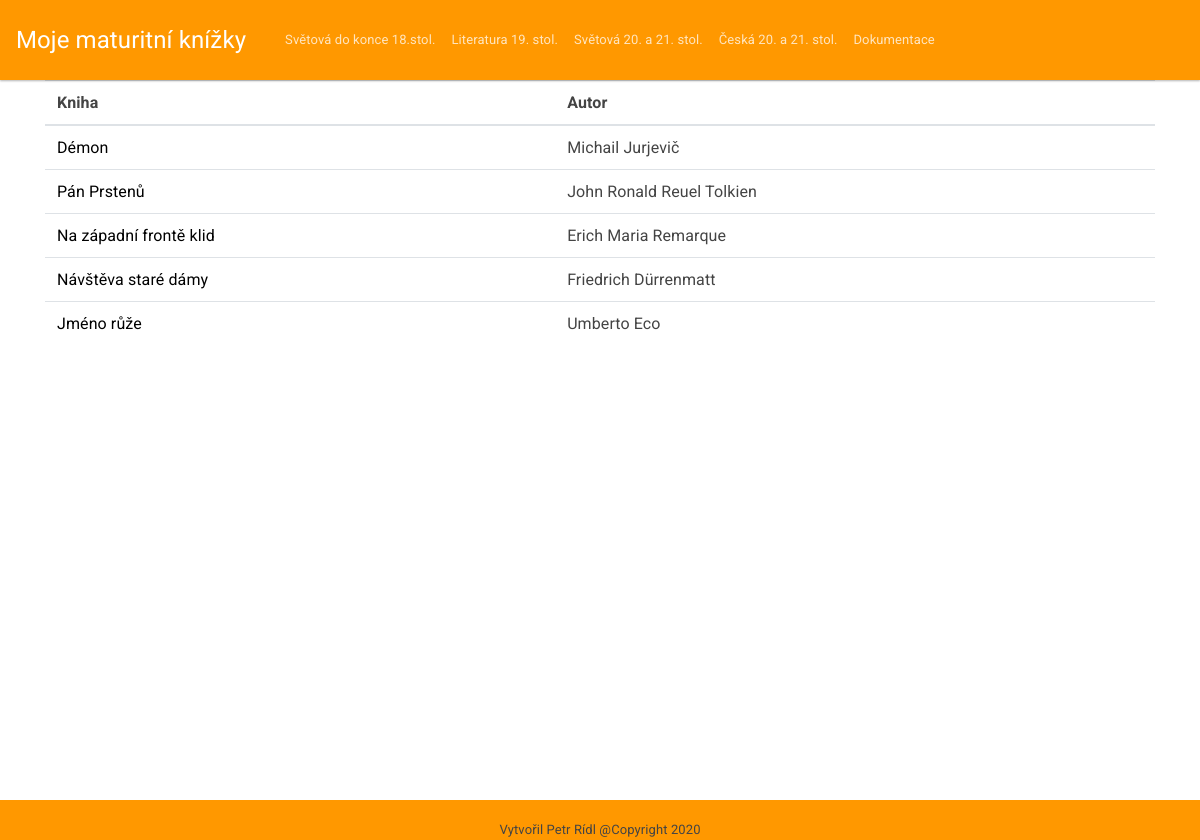
The page /index.php/hlavni_controller/svet20 on the database its author committed.
### tables this page shows
CREATE TABLE `menu` (
  `nazev` varchar(45) NOT NULL,
  `id_menu` int(11) NOT NULL,
  `polozka_menu` varchar(45) NOT NULL
);

CREATE TABLE `knihy` (
  `idknihy` int(11) NOT NULL,
  `nazev_knihy` varchar(45) NOT NULL,
  `autor` varchar(45) NOT NULL,
  `anotace` text NOT NULL,
  `kategorie_id_kategorie` int(11) NOT NULL
);

### application/controllers/hlavni_controller.php (called while the page is built, shortened)
<?php
        class hlavni_controller extends CI_Controller {
            public function svet20()
            {
                $data['polozky'] = $this->hlavni_model->nacteni_menu();
                $data['knihy'] = $this->hlavni_model->svet20();
                $this->load->view('layout/header', $data);
                $this->load->view('content/hlavni_view', $data);
                $this->load->view('layout/footer');
            }
        }
?>

### index.php (called while the page is built, shortened)
<?php
require_once BASEPATH.'core/CodeIgniter.php';

### application/models/hlavni_model.php (called while the page is built, shortened)
<?php
        class hlavni_model extends CI_Model{
            public function nacteni_menu()
            {
                $this->db->select('*');
                $this->db->from('menu');
                $this->db->order_by('id_menu');
                $query = $this->db->get();
                return $query->result();
            }
            public function svet20()
            {
                $this->db->select('*');
                $this->db->from('knihy');
                $this->db->where('kategorie_id_kategorie = 3');
                $query = $this->db->get();
                return $query->result();
            }
        }
 ?>

### application/views/content/hlavni_view.php (the view)
<div class="container obsah">
  <table class="table">
  <thead>
    <tr>
      <th scope="col">Kniha</th>
      <th scope="col">Autor</th>
    </tr>
  </thead>
  <tbody>
     <?php foreach($knihy as $k): ?>
      <tr>
            <td>
              <a style="color: black" href="<?php echo base_url()?><?= $k->idknihy?>">  <?php echo $k->nazev_knihy;?></a>
            </td>
            <td>
                <?php echo $k->autor; ?>
            </td>
    </tr>
  <?php endforeach; ?>
  </tbody>
</table>
</div>

### application/views/layout/header.php (shortened to what this page needs)
<html>
    <head>
        <link href="<?php echo base_url()?>assets/vlastni_soubory/bootstrap.min.css" rel="stylesheet" type="text/css">
        <link href="<?php echo base_url()?>assets/vlastni_soubory/ramecek.css" rel="stylesheet" type="text/css">
    </head>
    <body>
        <nav class="navbar navbar-expand-sm navbar-dark bg-warning">
            <a class="navbar-brand" href="<?php base_url()?>hlavni">Moje maturitní knížky</a>
            <div class="container">
            <div class="collapse navbar-collapse" id="collapsibleNavId">
                <ul class="navbar-nav mr-auto mt-2 mt-lg-0">
                   <?php foreach($polozky as $p): ?>
                   <li class="nav-item">
                        <a class="nav-link" href="<?php echo base_url()?><?= $p->nazev?>"><?= $p->polozka_menu ?><span class="sr-only">(current)</span></a>
                   </li>
                   <?php endforeach; ?>
                   <li class="nav-item">
                        <a target="_blank" class="nav-link" href="<?php echo base_url()?>/assets/vlastni_soubory/dokumentace/dokumentace.pdf">Dokumentace</a>
                    </li>
                </ul>
                </div>
            </div>
        </nav>

### assets/vlastni_soubory/ramecek.css (style rules this page uses)
.obsah { float: center; width: 100%; height: 90%; }

### rows shown on the page
menu: polozka_menu "Světová do konce 18.stol."
menu: polozka_menu "Literatura 19. stol."
menu: polozka_menu "Světová 20. a 21. stol."
menu: polozka_menu "Česká 20. a 21. stol."
knihy: nazev_knihy "Démon", autor "Michail Jurjevič"
knihy: nazev_knihy "Pán Prstenů", autor "John Ronald Reuel Tolkien"
knihy: nazev_knihy "Na západní frontě klid", autor "Erich Maria Remarque"
knihy: nazev_knihy "Návštěva staré dámy", autor "Friedrich Dürrenmatt"
knihy: nazev_knihy "Jméno růže", autor "Umberto Eco"
